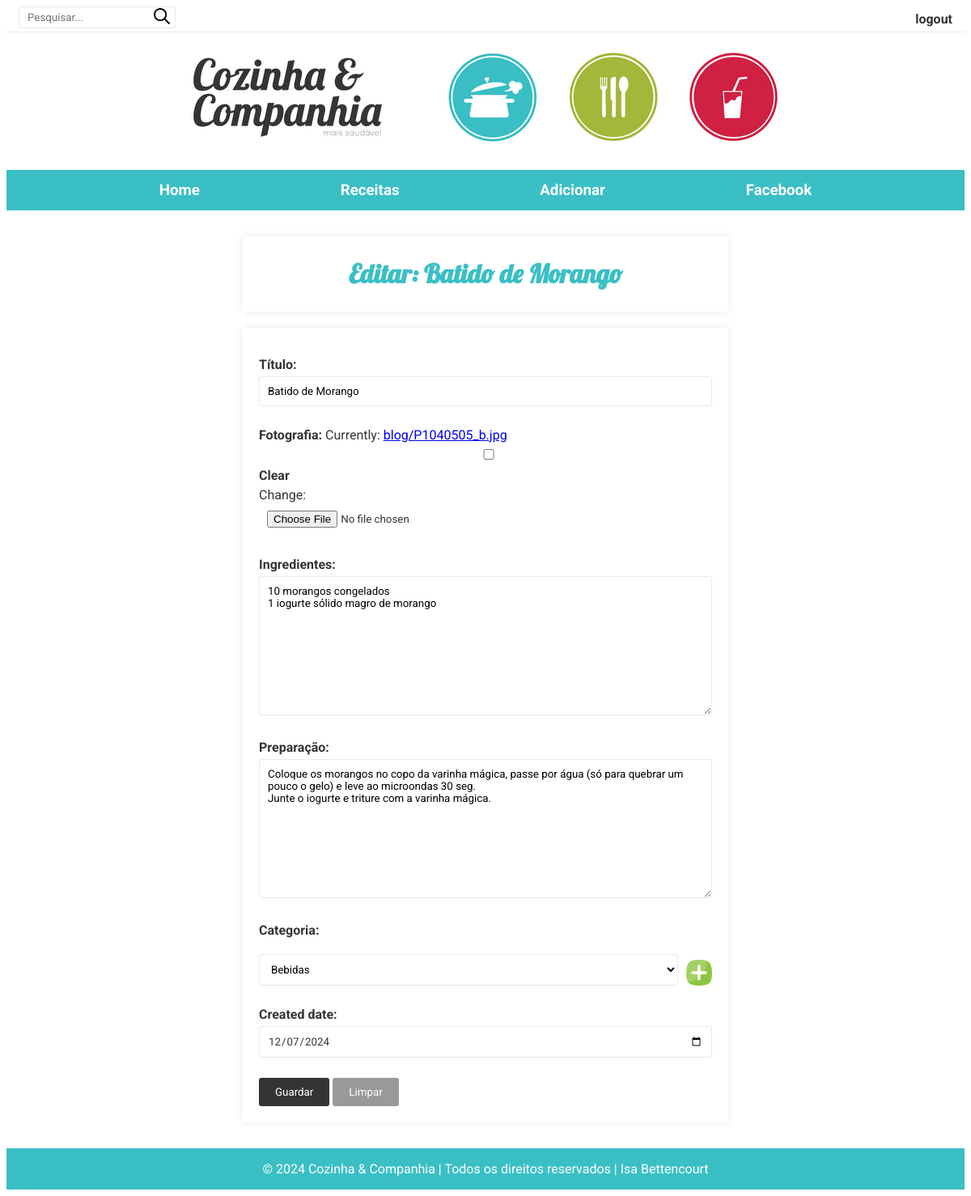
The page /edit_post/19 (signed in) on the database its author committed.
### blog/models.py (models this page shows, shortened)
class Post(models.Model):
    title = models.CharField(max_length=200)
    photo = models.ImageField(upload_to="blog/", blank=True, null=True)
    ingredients = models.TextField(blank=True, null=True)
    recipe = models.TextField(blank=True, null=True)
    category = models.ForeignKey(Category, on_delete=models.PROTECT,  blank=True, null=True)
    created_date = models.DateField(blank=True, null=True)

class Category(models.Model):
    category = models.CharField(max_length=50)
    def __str__(self):
        return self.category

### blog/views.py (the view)
# urls.py: path('edit_post/<int:id>', views.edit_post, name='edit_post'),
@login_required(login_url='blog:login_user')
def edit_post(request, id):
    recipe = Post.objects.get(pk=id)
    form_post = PostForm(instance=recipe)
    if request.method == 'POST':
        form_post = PostForm(request.POST, request.FILES, instance=recipe)
        form_post.save()
        return redirect('blog:list_recipes')
    return render(request, 'blog/edit_post.html', {'form_post':form_post, 'recipe':recipe})

### blog/forms.py
class PostForm(forms.ModelForm):
    class Meta:
        model = Post
        fields = "__all__"
        widgets = {
            'title': forms.TextInput(attrs={'placeholder':'Título ...'}),
            'ingredients': forms.Textarea(attrs={'placeholder':'Ingredientes ...'}),
            'recipe': forms.Textarea(attrs={'placeholder':'Preparação ...'}),
            'created_date': forms.DateInput(attrs={'type':'date'}),
        }

### blog/templates/blog/edit_post.html (shortened to what this page needs)
{% extends 'blog/base.html' %}
{% load static %}
{% block content %}
<div class="title">
    <h1>Editar: {{ recipe.title }}</h1>
</div>
<div class="add_post">
    <form action="" method="post" enctype="multipart/form-data">
        <p>
            <label for="id_title">Título:</label>
            {{ form_post.title }}
        </p>
        <p>
            <label for="id_add_post_photo">Fotografia:</label>
            {{ form_post.photo }}
        </p>
        <p>
            <label for="id_ingredients">Ingredientes:</label>
            {{ form_post.ingredients }}
        </p>
        <p>
            <label for="id_recipe">Preparação:</label>
            {{ form_post.recipe }}
        </p>
        <p>
            <label for="id_category">Categoria:</label>
            <div class="category-field">
                {{ form_post.category }}
                <button type="button" onclick="showField()" id="id_button_plus">
                    <img src="{% static 'plus.png' %}" alt="" id="id_plus">
                </button>
            </div>
        </p>
        <p>
            <label for="id_created_date">Created date:</label>
            <input type="date" name="created_date" id="id_created_date">
        </p>
        <button>Guardar</button>
        <button type="reset">Limpar</button>
    </form>
</div>
{% endblock %}

### static/style.css (style rules this page uses)
:root { --color_black: rgb(54, 51, 52); --color_green: rgb(162, 184, 58); --color_blue: rgb(58, 191, 197); --color_red: rgb(209, 33, 67); --color_white: #ffffff; --color_dark_gray: #999; --color_gray: rgb(233, 233, 233); }
* { box-sizing: border-box; font-family: "Roboto", sans-serif; background-color: transparent; }
body { color: var(--color_black); }
.title { max-width: 600px; margin: 0 auto; padding: 5px; text-align: center; margin-bottom: 20px; color: var(--color_blue); box-shadow: 0 0 10px var(--color_gray); }
.title h1 { font-family: "Lobster", sans-serif; }
.add_post { max-width: 600px; margin: 0 auto; padding: 20px; border-radius: 3px; box-shadow: 0 0 10px var(--color_gray); }
form p { margin-bottom: 15px; }
form label { display: inline-block; margin-bottom: 5px; font-weight: bold; }
form input, form textarea, form select { width: 100%; padding: 10px; margin-bottom: 10px; border: 1px solid var(--color_gray); border-radius: 3px; }
.add_post button { background-color: var(--color_black); color: var(--color_white); padding: 10px 20px; border: none; border-radius: 3px; cursor: pointer; }
form button[type="reset"] { background-color: var(--color_dark_gray); }
#id_button_plus { background-color: transparent !important; }
#id_photo { border: transparent; }
.category-field { display: flex; align-items: center; }
.category-field select { flex: 1; }
.category-field button { margin-left: 10px; background: none; border: none; cursor: pointer; padding: 0; }
.category-field button img { width: 2rem; height: 2rem; }
#id_created_date { color: var(--color_black); }

### rows shown on the page
Post: title "Batido de Morango", ingredients "10 morangos congelados 1 iogurte sólido magro de morango", recipe "Coloque os morangos no copo da varinha mágica, passe por água (só para quebrar um pouco o gelo) e leve ao microondas 30 seg. Junte o iogurte e triture com a varinha mágica."
Category: category "Bebidas"
